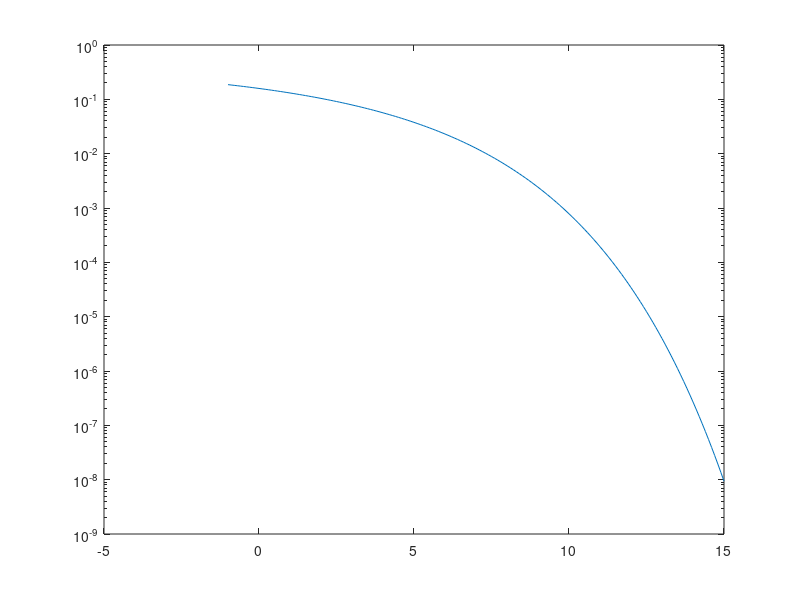

This figure's MATLAB source: (Note: this script raises an error after producing the figure.)
EbN0_dB = -1:0.1:15;

EbN0 = 10.^(EbN0_dB/10);
BER_uni = 1/2.*erfc(sqrt(EbN0)/sqrt(2));
BER_pi = 1/2.*erfc(sqrt(EbN0*2)/sqrt(2));

tmp = zeros(size(EbN0, 1)); 

% OOK 

semilogy(EbN0_dB,BER_uni)
hold on 

EbN0_dB_sim = -1:15; 
EbN0_sim = 10.^(EbN0_dB_sim/10); 
smld_err_prb = zeros(size(EbN0_sim, 2), 1); 

for i = 1:length(EbN0_sim)
    SNR = 2* EbN0_sim(i); 
    smld_err_prb(i) = smldPe54(SNR, 1);
end 

semilogy(EbN0_dB_sim, smld_err_prb, 'o');

% NRZ - L
semilogy(EbN0_dB, BER_pi)

for i = 1:length(EbN0_sim)
    SNR = 8* EbN0_sim(i); 
    smld_err_prb(i) = smldPe54(SNR, 2);
end 

semilogy(EbN0_dB_sim, smld_err_prb, '*');


grid on
ylim([10^(-7), 10^0])
xlim([-1 15])
xticks(-1:1:15)
ylabel('Bit error probability, $P_B$', 'Interpreter','latex')
xlabel('$E_b/N_0$ (dB)', 'Interpreter','latex')

legend('OOK Analysis', 'OOK Simulation', 'NRZ-L Analysis', 'NRZ-L Simulation')

hold off 
